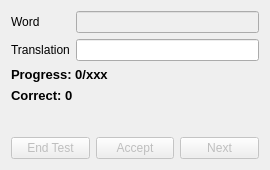
<?xml version="1.0" encoding="UTF-8"?>
<ui version="4.0">
 <class>Test</class>
 <widget class="QDialog" name="Test">
  <property name="windowModality">
   <enum>Qt::WindowModal</enum>
  </property>
  <property name="geometry">
   <rect>
    <x>0</x>
    <y>0</y>
    <width>270</width>
    <height>170</height>
   </rect>
  </property>
  <property name="minimumSize">
   <size>
    <width>270</width>
    <height>170</height>
   </size>
  </property>
  <property name="maximumSize">
   <size>
    <width>540</width>
    <height>340</height>
   </size>
  </property>
  <property name="windowTitle">
   <string>Testing</string>
  </property>
  <property name="windowIcon">
   <iconset resource="resources.qrc">
    <normaloff>:/icons/icons/48746.png</normaloff>:/icons/icons/48746.png</iconset>
  </property>
  <layout class="QGridLayout" name="gridLayout">
   <item row="4" column="0">
    <layout class="QHBoxLayout" name="horizontalLayout_2">
     <item>
      <widget class="QPushButton" name="pushButtonEnd">
       <property name="enabled">
        <bool>false</bool>
       </property>
       <property name="text">
        <string>End Test</string>
       </property>
      </widget>
     </item>
     <item>
      <spacer name="horizontalSpacer">
       <property name="orientation">
        <enum>Qt::Horizontal</enum>
       </property>
       <property name="sizeHint" stdset="0">
        <size>
         <width>40</width>
         <height>20</height>
        </size>
       </property>
      </spacer>
     </item>
     <item>
      <widget class="QPushButton" name="pushButtonAccept">
       <property name="enabled">
        <bool>false</bool>
       </property>
       <property name="text">
        <string>Accept</string>
       </property>
      </widget>
     </item>
     <item>
      <spacer name="horizontalSpacer_2">
       <property name="orientation">
        <enum>Qt::Horizontal</enum>
       </property>
       <property name="sizeHint" stdset="0">
        <size>
         <width>40</width>
         <height>20</height>
        </size>
       </property>
      </spacer>
     </item>
     <item>
      <widget class="QPushButton" name="pushButtonNext">
       <property name="enabled">
        <bool>false</bool>
       </property>
       <property name="text">
        <string>Next</string>
       </property>
      </widget>
     </item>
    </layout>
   </item>
   <item row="0" column="0">
    <layout class="QHBoxLayout" name="horizontalLayout">
     <item>
      <layout class="QVBoxLayout" name="verticalLayout">
       <item>
        <widget class="QLabel" name="labelWord">
         <property name="text">
          <string>Word</string>
         </property>
        </widget>
       </item>
       <item>
        <widget class="QLabel" name="labelTranslation">
         <property name="text">
          <string>Translation</string>
         </property>
        </widget>
       </item>
      </layout>
     </item>
     <item>
      <layout class="QVBoxLayout" name="verticalLayout_2">
       <item>
        <widget class="QLineEdit" name="lineEditWord">
         <property name="enabled">
          <bool>false</bool>
         </property>
        </widget>
       </item>
       <item>
        <widget class="QLineEdit" name="lineEditTranslation"/>
       </item>
      </layout>
     </item>
    </layout>
   </item>
   <item row="1" column="0">
    <widget class="QLabel" name="labelProgress">
     <property name="text">
      <string>&lt;html&gt;&lt;head/&gt;&lt;body&gt;&lt;p&gt;&lt;span style=&quot; font-size:10pt; font-weight:600;&quot;&gt;Progress: 0/xxx&lt;/span&gt;&lt;/p&gt;&lt;/body&gt;&lt;/html&gt;</string>
     </property>
    </widget>
   </item>
   <item row="3" column="0">
    <spacer name="verticalSpacer">
     <property name="orientation">
      <enum>Qt::Vertical</enum>
     </property>
     <property name="sizeHint" stdset="0">
      <size>
       <width>20</width>
       <height>40</height>
      </size>
     </property>
    </spacer>
   </item>
   <item row="2" column="0">
    <widget class="QLabel" name="labelCorrect">
     <property name="text">
      <string>&lt;html&gt;&lt;head/&gt;&lt;body&gt;&lt;p&gt;&lt;span style=&quot; font-size:10pt; font-weight:600;&quot;&gt;Correct: 0&lt;/span&gt;&lt;/p&gt;&lt;/body&gt;&lt;/html&gt;</string>
     </property>
    </widget>
   </item>
  </layout>
 </widget>
 <resources>
  <include location="resources.qrc"/>
 </resources>
 <connections/>
</ui>
